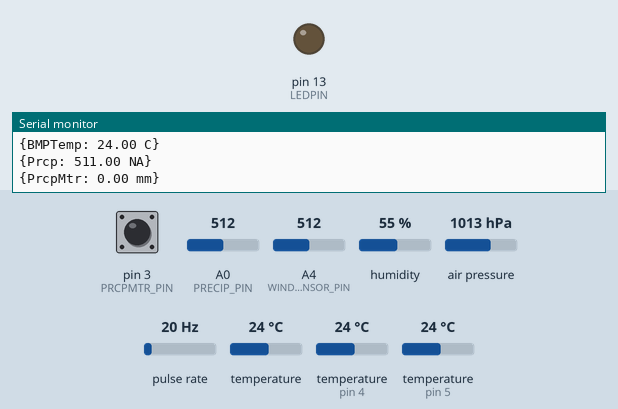
Recording of a sketch running on a simulated Arduino Uno, built with avr-gcc and run on an emulated ATmega328P. Parts: output pins drawn as LEDs (lit = HIGH), the last lines printed to the serial monitor. Wiring (inferred from the names in the program): pulse sensor: data pin 2. The inputs (shaded band) are chosen by the test bench; at power-on: pin 3 (PRCPMTR_PIN) HIGH, A0 (PRECIP_PIN) = 512, A4 (WINDIRSENSOR_PIN) = 512, humidity 55 %, air pressure 1013 hPa, pulse rate 20 Hz, temperature 24 °C, temperature (sensors on pin 4, pin 5) 24 °C.

Above: at 2.2 s.
At 36.79 s:
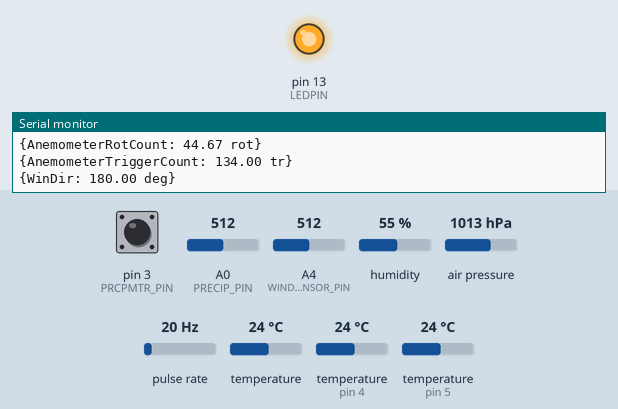
Timing chart, 0 to 43.7 s (numbered marks = the images above):
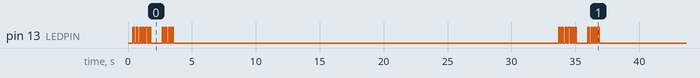

Measured:
- by itself, pin 13 (LEDPIN): repeats every 33.3 s: LOW 0.13 s, HIGH 0.13 s, LOW 0.15 s, 3 × (HIGH 0.13 s, LOW 0.13 s), HIGH 0.13 s, LOW 0.89 s, 3 × (HIGH 0.13 s, LOW 0.13 s), HIGH 0.13 s, LOW 30.1 s, HIGH 0.13 s
- by itself, everything shown: repeats every 33.3 s, in 20 steps

The sketch:

transmitter.ino
```cpp
/* -*- c-basic-offset:8; indent-tabs-mode:nil -*- */

#include <SPI.h>
#include <Adafruit_Sensor.h>

/*
  The Arduino Makefile does not support multiple ino
  files (https://github.com/sudar/Arduino-Makefile/issues/49), and I'm
  not familiar enough with C/C++ to break things out into separate
  c/cpp/header files.  For now, I'm sticking with this.
*/

/*
  Format of message:
  {Temp: 19.30 C}

  "{": start of data (1 char)
  "XXXX: ": Measurement type (6 char)
  "XXXX.XX ": Measurement (8 char)
  "XX": Unit (2 char)
  "}": end of data (1 char)

  Null term: 1 char (not sure if this is needed)

  Total: 19 chars

  This is left over from previous attempts to transmit this via
  radio.
*/

/*

  For a list of pins in use, see README.md
  Note: only pins 2 and 3 support interrupts.

*/
#define MAX_PAYLOAD_LEN 66

/*
******************
BMP sensor begin
******************
*/

#define HAVE_BMP 1

# ifdef HAVE_BMP
// Barometer / Temp
// Example code from https://learn.adafruit.com/bmp085?view=all
// Thanks, AdaFruit!
#include <Adafruit_BMP085_U.h>
Adafruit_BMP085_Unified bmp = Adafruit_BMP085_Unified(10085);
sensors_event_t event;
#endif  /* HAVE_BMP */

/*
**************
BMP sensor end
**************
*/

/*
**************************
Precipitation sensor begin
**************************
*/

/* Uncomment if you have precip sensor */
#define HAVE_PRECIP 1
#define PRECIP_PIN       A0

/*
************************
Precipitation sensor end
************************
*/

/*
*************************
Precipitation meter begin
*************************
*/


/* Uncomment if you have a precipitation *meter* */
#define HAVE_PRCPMTR 1

#ifdef HAVE_PRCPMTR
/* For Unos, only pins 2 and 3 can do interrupts */
#define PRCPMTR_PIN 3
int prcpPushCounter = 0;

unsigned long lastPrcpMtrDebounceTime = 0;  // the last time the output pin was toggled
unsigned long prcpMtrDebounceDelay = 200;   // the debounce time; increase if the output flickers
volatile long PrcpMtrCount = 0;
void PrcpMtrISR() {
        if ((millis() - lastPrcpMtrDebounceTime) > prcpMtrDebounceDelay) {
                lastPrcpMtrDebounceTime = millis();
                PrcpMtrCount++;
        }
}

#endif

/*
***********************
Precipitation meter end
***********************
*/

/*
******************
1wire sensor begin
******************
*/

/* Uncomment if you have the temperature sensors. */
#define HAVE_1WIRE_TEMP_SENSORS 1

#ifdef HAVE_1WIRE_TEMP_SENSORS
#include <OneWire.h>
#include <DallasTemperature.h>

/* Use pin 2 for data */
#define ONE_WIRE_BUS 4          /* FIXME: will need to move the
                                   humidity detector away from pin 2 -
                                   it doesn't need an interrupt. */

/* Set up a oneWire instance to communicte with any OneWire devices. */
OneWire oneWire(ONE_WIRE_BUS);

/* Pass our oneWire reference to Dallas Temperature */
DallasTemperature sensors(&oneWire);

String msg = "";
volatile short i;
volatile float soil_temp;
volatile short num_onewire_devices = 0;

/* https://www.hacktronics.com/Tutorials/arduino-1-wire-address-finder.html */
void discoverOneWireDevices(void) {
        byte i;
        /* byte data[12]; */
        byte addr[8];

        Serial.print(F("Looking for 1-Wire devices...\n\r"));
        while(oneWire.search(addr)) {
                num_onewire_devices++;
                Serial.print(F("\n\rFound \'1-Wire\' device with address:\n\r"));
                for( i = 0; i < 8; i++) {
                        Serial.print(F("0x"));
                        if (addr[i] < 16) {
                                Serial.print(F("0"));
                        }
                        Serial.print(addr[i], HEX);
                        if (i < 7) {
                                Serial.print(F(", "));
                        }
                }
                if ( OneWire::crc8( addr, 7) != addr[7]) {
                        Serial.println(F("CRC is not valid!"));
                        return;
                }
        }
        Serial.print(F("Final count: "));
        Serial.println(num_onewire_devices);
        oneWire.reset_search();
        return;
}
#endif  /* HAVE_1WIRE_TEMP_SENSORS */

/*
****************
1wire sensor end
****************
*/

/*
****************
DHT sensor begin
****************
*/

// Humidity sensor
#include "DHT.h"

byte addresses[][6] = {"1Node","2Node"};

String final_msg_string;

#define DHTPIN 5     // what digital pin we're connected to
#define DHTTYPE DHT22   // DHT 22  (AM2302), AM2321
DHT dht(DHTPIN, DHTTYPE);

/*
**************
DHT sensor end
**************
*/

/*
***********************
Anemometer sensor begin
***********************
*/

#define HAVE_ANEMOMETER 1

#ifdef HAVE_ANEMOMETER

#define HALLPIN 2

volatile float lastAnemometerDebounceTime = 0.0;  // the last time the output pin was toggled
float anemometerDebounceDelay = 200.0;   // the debounce time; increase if the output flickers
volatile float avgAnemometerTime = 0.0;

volatile float anemometerTriggerCount = 0.0;
volatile float anemometerLastDetectorCheckTime = 0.0;
volatile float anemometerRPM = 0.0;
volatile float anemometerElapsedTimeSinceLastInterrupt = 0.0;

void anemometerISR() {
        anemometerElapsedTimeSinceLastInterrupt = (float)millis() - lastAnemometerDebounceTime;
        if (anemometerElapsedTimeSinceLastInterrupt > anemometerDebounceDelay) {
                lastAnemometerDebounceTime = millis();
                anemometerTriggerCount++;
                /* anemometerDetectorTime += anemometerElapsedTimeSinceLastInterrupt; */
        }
}

#endif

/*
*********************
Anemometer sensor end
*********************
*/


/*
***************************
Wind direction sensor begin
***************************
*/

#define HAVE_WINDIRSENSOR 1

#ifdef HAVE_WINDIRSENSOR
#define WINDIRSENSOR_PIN A4
#endif

/*
***************************
Wind direction sensor end
***************************
*/


#define LEDPIN           13
#define MAX_SENSORS      4

struct SensorData {
        const char* name;
        const char* units;
        float value;
};

struct NodeData {
        const char* name;
        SensorData *data[MAX_SENSORS];
};

/* NODE_ID is needed for the transmitter. */
#define NODE_ID          3
NodeData node;

#define SLEEPYTIME 30000

/* Uncomment for helpful debug messages */
#define DEBUGGING 1

float humid;
float temp;
int precip;

void debug(String msg) {
#ifdef DEBUGGING
        Serial.println(msg);
#endif  /* DEBUGGING */
}

void flashyflashy() {
        digitalWrite(LEDPIN, HIGH);
        delay(125);
        digitalWrite(LEDPIN, LOW);
        delay(125);
}

void transmit(String msg) {
        /* See https://forum.arduino.cc/index.php?topic=341963.0 */
        char payload[MAX_PAYLOAD_LEN];
        msg.toCharArray(payload, MAX_PAYLOAD_LEN);
        Serial.println(msg);
        flashyflashy();
}

void init_dht() {
        dht.begin();
        Serial.println(F("DHT sensor initialized!"));
}

void init_prcpmtr() {
#ifdef HAVE_PRCPMTR
        pinMode(PRCPMTR_PIN, INPUT_PULLUP);
        attachInterrupt(digitalPinToInterrupt(PRCPMTR_PIN), PrcpMtrISR, FALLING);
        Serial.println(F("Precipitation meter initialized!"));
#endif
}

void init_bmp() {
#ifdef HAVE_BMP
        Serial.println(F("Pressure Sensor Test..."));
        if(!bmp.begin()) {
                /* There was a problem detecting the BMP085 ... check your connections */
                Serial.print(F("Ooops, no BMP085 detected ... Check your wiring or I2C ADDR!"));
        }
        Serial.println(F("BMP sensor initialized!"));
#endif  /* HAVE_BMP */
}

void init_precip() {
#ifdef HAVE_PRECIP
        /* Try the pullup pins */
        pinMode(PRECIP_PIN, INPUT_PULLUP);
        Serial.println(F("Precipitation detector initialized!"));
#endif
}

void init_1wire_temp() {
#ifdef HAVE_1WIRE_TEMP_SENSORS
        sensors.begin();
        discoverOneWireDevices();
        Serial.println(F("1wire temp sensors initalized!"));
#endif  /* HAVE_1WIRE_TEMP_SENSORS */
}

void init_anemometer() {
#ifdef HAVE_ANEMOMETER
        pinMode(HALLPIN, INPUT);
        attachInterrupt(digitalPinToInterrupt(HALLPIN), anemometerISR, FALLING);
        Serial.println(F("Anemometer initialized!"));
#endif
}

void init_windirsensor() {
#ifdef HAVE_WINDIRSENSOR
        pinMode(WINDIRSENSOR_PIN, INPUT);
        Serial.println(F("Wind direction sensor initialized!"));
#endif
}

void setup() {
        Serial.begin(9600);
        pinMode(LEDPIN, OUTPUT);
        Serial.println(F("Reboot"));

        init_dht();
        init_prcpmtr();
        init_bmp();
        init_precip();
        init_1wire_temp();
        init_anemometer();
        init_windirsensor();

        /* Finally, ready to go! */
        Serial.println("Node ID: " + String(NODE_ID));
        Serial.println(F("LET'S DO THIS!"));
        Serial.println(F("---"));
}

String build_msg(SensorData reading) {
        String msg;
        msg = "{";
        msg += String(reading.name);
        msg += ": ";
        msg += String(reading.value);
        msg += " ";
        msg += String(reading.units);
        msg += "}";
        return msg;
}

void read_and_log_humidity() {
        SensorData humid_data;
        /*
          You'd *think* you could just assign the result of
          dht.readHumidity() directly to humid_data.value.  Turns out
          that's not the case; if you do that, you just get 0 in
          there.  Same applies to dht.readTemperature.
        */
        humid = dht.readHumidity();
        humid_data.name = "Humd";
        humid_data.units = "%";
        humid_data.value = humid;

        transmit(build_msg(humid_data));
}

void read_and_log_temp() {
        SensorData temp_data;
        /*
          You'd *think* you could just assign the result of
          dht.readHumidity() directly to humid_data.value.  Turns out
          that's not the case; if you do that, you just get 0 in
          there.  Same applies to dht.readTemperature.
        */
        temp = dht.readTemperature();
        temp_data.name = "Temp";
        temp_data.units = "C";
        temp_data.value = dht.readTemperature();
        transmit(build_msg(temp_data));
}

void read_and_log_bmp() {
#ifdef HAVE_BMP
        SensorData pres_data;
        bmp.getEvent(&event);
        pres_data.name = "Pres";
        pres_data.units = "hP";
        pres_data.value = event.pressure;
        /* node.data[2] = &pres_data; */
        transmit(build_msg(pres_data));

        /*
          "A man with one watch knows what time it is.  A man with two
          watches is never sure."

          https://en.wikipedia.org/wiki/Segal%27s_law
        */
        SensorData bmp_temp;
        bmp_temp.name = "BMPTemp";
        bmp_temp.units = "C";
        float bmp_temp_reading;
        bmp.getTemperature(&bmp_temp_reading);
        bmp_temp.value = bmp_temp_reading;
        transmit(build_msg(bmp_temp));
#endif  /* HAVE_BMP */
}

void read_and_log_prcp() {
#ifdef HAVE_PRECIP
        SensorData precip_data;
        precip_data.name = "Prcp";
        precip_data.units = "NA";
        precip_data.value = 1023 - analogRead(PRECIP_PIN);
        /* node.data[3] = &precip_data;  */
        transmit(build_msg(precip_data));
#endif  /* HAVE_PRECIP */
}

void read_and_log_prcpmtr() {
#ifdef HAVE_PRCPMTR
        SensorData prcp_mtr;
        prcp_mtr.name = "PrcpMtr";
        prcp_mtr.units = "mm";
        prcp_mtr.value = PrcpMtrCount;
        transmit(build_msg(prcp_mtr));
        // Reset after we transmit.
        PrcpMtrCount = 0;
#endif
}

void read_and_log_windirsensor() {
#ifdef HAVE_WINDIRSENSOR
        SensorData windir;
        windir.name = "WinDir";
        windir.units = "deg";
        int sensorValue = analogRead(WINDIRSENSOR_PIN);
        int direction = map(sensorValue, 0, 1023, 0, 360);
        windir.value = float(direction);
        transmit(build_msg(windir));
#endif
}

void read_and_log_soiltemp() {
#ifdef HAVE_1WIRE_TEMP_SENSORS
        sensors.requestTemperatures();

        for (i=0; i < num_onewire_devices; i++) {
                /* Yep, ugly; see https://www.e-tinkers.com/2020/01/do-you-know-arduino-sprintf-and-floating-point/ */
                msg = "{soil_temp_";
                /* Note: I'm marking the sensors with nail polish, and using
                   number of dots to show which sensor is which.  Zero dots won't
                   work, so I'm incrementing the display name by one. */
                msg += i + 1;
                msg += ": ";
                /* Why `byIndex`? Because you can have more than one DS18B20 on the same bus */
                soil_temp = sensors.getTempCByIndex(i);
                if (int(soil_temp) == -127) {
                        msg += "NAN";
                } else {
                        msg += soil_temp;
                }
                msg += " C}";
                Serial.println(msg);
        }
#endif
}

void read_and_log_anemometer() {
#ifdef HAVE_ANEMOMETER
        SensorData anemometer_rpm;
        anemometer_rpm.name = "AnemometerRPM";
        anemometer_rpm.units = "rpm";
        /* Set value to 0 right away -- otherwise, if nothing happens
           & we don't recalculate, we end up retransmitting the value
           calculated from last time. */
        anemometer_rpm.value = 0.0;

        SensorData anemometer_rot_count;
        anemometer_rot_count.name = "AnemometerRotCount";
        anemometer_rot_count.units = "rot";
        anemometer_rot_count.value = 0.0;

        // Including this mainly for debugging
        SensorData anemometer_trigger_count;
        anemometer_trigger_count.name = "AnemometerTriggerCount";
        anemometer_trigger_count.units = "tr";
        anemometer_trigger_count.value = anemometerTriggerCount;

        if (anemometerTriggerCount > 0) {
                /* Each trigger represents 1/3rd of a rotation */
                anemometer_rot_count.value = anemometerTriggerCount / 3.0;
                /* avgAnemometerTime is time for 1/3rd of a rotation */
                avgAnemometerTime = ((float)millis() - anemometerLastDetectorCheckTime) / anemometerTriggerCount;

                /* millis() can wrap around, so make sure our answer above is positive */
                if (avgAnemometerTime > 0) {
                        /*
                          Math:

                          - we have three arms, and there's a magnet on each arm

                          - avgAnemometerTime is the time in msec between
                          triggers (ie, when we see a magnetic field go by)

                          - "time between detections" is time for *one-third*
                          of a rotation, because we have magnets on three
                          arms

                          - so average time *per rotation* is avgAnemometerTime * 3

                          - one minute = 60 s * 1000 ms/s

                          - revolutions per minute therefore is one minute /
                          (3 * avgAnemometerTime)
                        */
                        anemometerRPM = (60.0 * 1000.0) / (3.0 * avgAnemometerTime);
                        anemometer_rpm.value = anemometerRPM;
                }
        }

        transmit(build_msg(anemometer_rpm));
        transmit(build_msg(anemometer_rot_count));
        transmit(build_msg(anemometer_trigger_count));

        // Reset after we transmit.
        anemometerTriggerCount = 0.0;
        anemometerLastDetectorCheckTime = (float) millis();
        anemometerRPM = 0.0;
#endif
}


void loop() {
        read_and_log_humidity();
        read_and_log_temp();
        read_and_log_bmp();
        read_and_log_prcp();
        read_and_log_prcpmtr();
        read_and_log_soiltemp();
        read_and_log_anemometer();
        read_and_log_windirsensor();
        Serial.println();
        delay(SLEEPYTIME);
}
```
